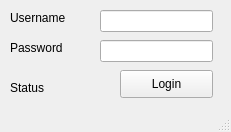
<?xml version="1.0" encoding="UTF-8"?>
<ui version="4.0">
 <class>QtGuiApplication1Class</class>
 <widget class="QMainWindow" name="QtGuiApplication1Class">
  <property name="geometry">
   <rect>
    <x>0</x>
    <y>0</y>
    <width>231</width>
    <height>132</height>
   </rect>
  </property>
  <property name="windowTitle">
   <string>Loader</string>
  </property>
  <widget class="QWidget" name="centralWidget">
   <widget class="QLabel" name="label">
    <property name="geometry">
     <rect>
      <x>10</x>
      <y>10</y>
      <width>61</width>
      <height>16</height>
     </rect>
    </property>
    <property name="text">
     <string>Username</string>
    </property>
   </widget>
   <widget class="QLabel" name="label_2">
    <property name="geometry">
     <rect>
      <x>10</x>
      <y>40</y>
      <width>55</width>
      <height>16</height>
     </rect>
    </property>
    <property name="contextMenuPolicy">
     <enum>Qt::ActionsContextMenu</enum>
    </property>
    <property name="text">
     <string>Password</string>
    </property>
   </widget>
   <widget class="QLineEdit" name="txt_usr">
    <property name="geometry">
     <rect>
      <x>100</x>
      <y>10</y>
      <width>113</width>
      <height>22</height>
     </rect>
    </property>
   </widget>
   <widget class="QLineEdit" name="txt_pwd">
    <property name="geometry">
     <rect>
      <x>100</x>
      <y>40</y>
      <width>113</width>
      <height>22</height>
     </rect>
    </property>
   </widget>
   <widget class="QPushButton" name="pushButton_2">
    <property name="geometry">
     <rect>
      <x>120</x>
      <y>70</y>
      <width>93</width>
      <height>28</height>
     </rect>
    </property>
    <property name="text">
     <string>Login</string>
    </property>
   </widget>
   <widget class="QLabel" name="label_3">
    <property name="geometry">
     <rect>
      <x>10</x>
      <y>80</y>
      <width>55</width>
      <height>16</height>
     </rect>
    </property>
    <property name="text">
     <string>Status</string>
    </property>
   </widget>
  </widget>
  <widget class="QStatusBar" name="statusBar"/>
 </widget>
 <layoutdefault spacing="6" margin="11"/>
 <resources>
  <include location="QtGuiApplication1.qrc"/>
 </resources>
 <connections/>
</ui>
